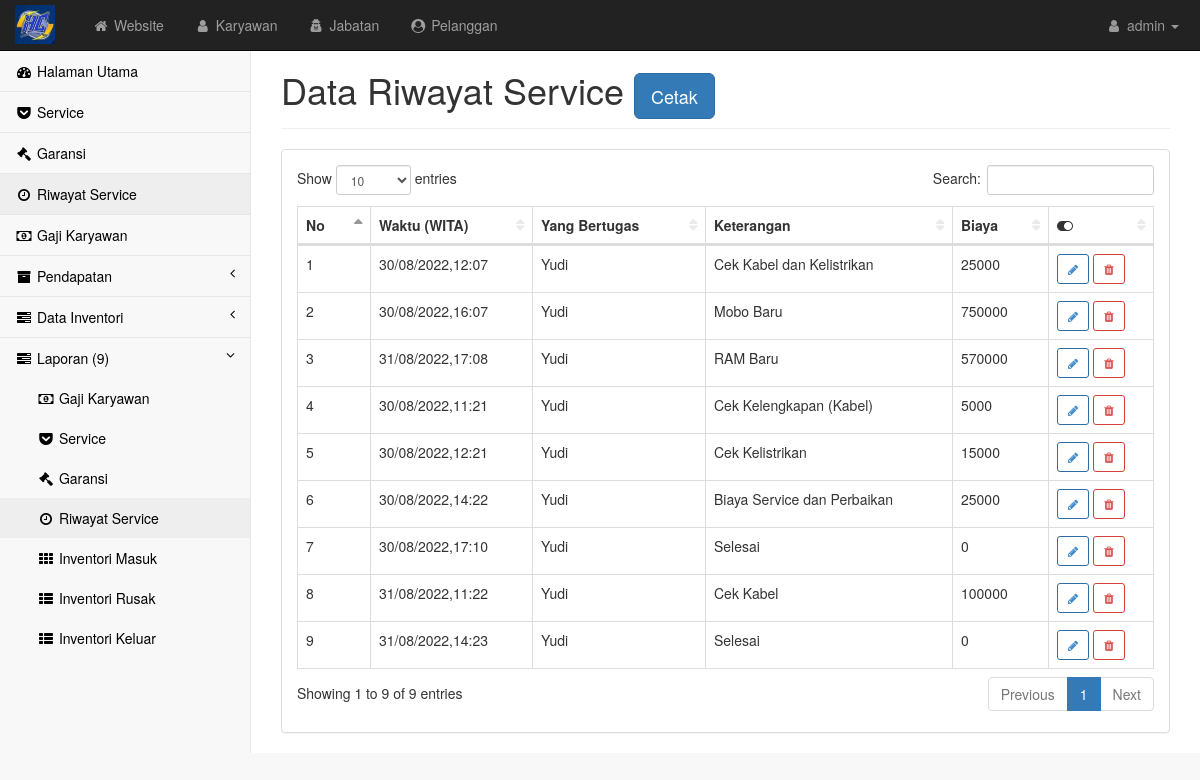
Screenshot of /admin/proses.php with the database file from the repository.
### tables this page shows
CREATE TABLE `proses` (
  `idproses` int(5) NOT NULL,
  `notransaksi` varchar(10) NOT NULL,
  `id` int(5) NOT NULL,
  `waktu` datetime NOT NULL,
  `ket` varchar(100) NOT NULL,
  `biaya` float NOT NULL,
  `jenis` enum('Sparepart','Service') NOT NULL
);

CREATE TABLE `user` (
  `id` int(5) NOT NULL,
  `nama` varchar(100) NOT NULL,
  `username` varchar(10) NOT NULL,
  `password` varchar(10) NOT NULL,
  `jk` enum('Laki-Laki','Wanita') NOT NULL,
  `ttl` varchar(80) NOT NULL,
  `telp` varchar(15) NOT NULL,
  `alamat` text NOT NULL,
  `tugas` varchar(100) NOT NULL,
  `level` varchar(30) NOT NULL
);

### admin/proses.php (the view, shortened to what this page needs)
<?php require('atas.php') ?>
<div id="page-wrapper">
    <div class="container-fluid">
        <div class="row">
            <div class="col-lg-12">
                <h1 class="page-header">Data Riwayat Service <button type="button" class="btn btn-primary btn-lg" data-toggle="modal" data-target="#myModal"> Cetak </button></h1>
            </div>
        </div>
        <div class="row">
            <div class="col-lg-12">
                <div class="panel panel-default">
                    <div class="panel-body">
                        <div class="table-responsive">
                            <table class="table table-bordered table-hover" id="dataTables-example">
                                <thead class="success">
                                    <tr>
                                        <th>No</th>
                                        <th>Waktu (WITA)</th>
                                        <th>Yang Bertugas</th>
                                        <th>Keterangan</th>
                                        <th>Biaya</th>
                                        <th><i class="fa fa-toggle-on"></i></th>
                                    </tr>
                                </thead>
                                <tbody>
                                    <?php $no=1; $query = mysqli_query($kon, "SELECT * FROM proses INNER JOIN user ON proses.id = user.id ORDER BY notransaksi ASC");
                                        while($data = mysqli_fetch_array($query)){ ?>
                                            <tr class="odd gradeX">
                                                    <td><?= $no++; ?></td>
                                                    <td><?= date('d/m/Y,H:i',strtotime($data['waktu'])) ?></td>
                                                    <td><?= $data['nama'] ?></td>
                                                    <td><?= $data['ket'] ?></td>
                                                    <td><?= $data['biaya'] ?></td>
                                                    <td>
                                                        <a href="proses_edit.php?idproses=<?php echo $data['idproses']; ?>" class="btn btn-outline btn-primary btn-sm"><i class="fa fa-pencil"></i></a>
                                                        <a href="proses.php?idproses=<?= $data['idproses']?>" class="btn btn-outline btn-danger btn-sm"><i class="fa fa-trash"></i></a>
                                                    </td>
                                                </tr>
                                        <?php } ?>
                                </tbody>
                            </table>
                        </div>
                    </div>
                </div>
            </div>
        </div>
    </div>
</div>
    </div>
<?php require('bawah.php');if (isset($_GET['idproses'])) {
        mysqli_query($kon, "DELETE FROM proses WHERE idproses='$_REQUEST[idproses]'");
        echo ("<meta http-equiv='refresh' content='1'>");
        ?><script>alert('berhasil dihapus');window.location='proses.php'</script><?php
    } ?>

### admin/css/startmin.css (style rules this page uses)
body { background-color: #f8f8f8; }
#page-wrapper { padding-top: 30px; min-height: 568px; background-color: #fff; }
@media (min-width:768px) { #page-wrapper { position: inherit; margin-left: 250px; padding: 30px 15px 0 15px; border-left: 1px solid #e7e7e7; } }
.btn-outline { color: inherit; background-color: transparent; transition: all .5s; }
.btn-primary.btn-outline { color: #428bca; }
.btn-danger.btn-outline { color: #d9534f; }
table.dataTable thead .sorting, table.dataTable thead .sorting_asc, table.dataTable thead .sorting_desc, table.dataTable thead .sorting_asc_disabled, table.dataTable thead .sorting_desc_disabled { background: 0 0; }
table.dataTable thead .sorting_asc:after { content: "\f0de"; float: right; font-family: fontawesome; }
table.dataTable thead .sorting:after { content: "\f0dc"; float: right; font-family: fontawesome; color: rgba(50,50,50,.5); }

### rows the page displays
proses: waktu "30/08/2022,12:07", id.nama "Yudi", ket "Cek Kabel dan Kelistrikan", biaya "25000"
proses: waktu "30/08/2022,16:07", id.nama "Yudi", ket "Mobo Baru", biaya "750000"
proses: waktu "31/08/2022,17:08", id.nama "Yudi", ket "RAM Baru", biaya "570000"
proses: waktu "30/08/2022,11:21", id.nama "Yudi", ket "Cek Kelengkapan (Kabel)", biaya "5000"
proses: waktu "30/08/2022,12:21", id.nama "Yudi", ket "Cek Kelistrikan", biaya "15000"
proses: waktu "30/08/2022,14:22", id.nama "Yudi", ket "Biaya Service dan Perbaikan", biaya "25000"
proses: waktu "30/08/2022,17:10", id.nama "Yudi", ket "Selesai", biaya "0"
proses: waktu "31/08/2022,11:22", id.nama "Yudi", ket "Cek Kabel", biaya "100000"
proses: waktu "31/08/2022,14:23", id.nama "Yudi", ket "Selesai", biaya "0"
